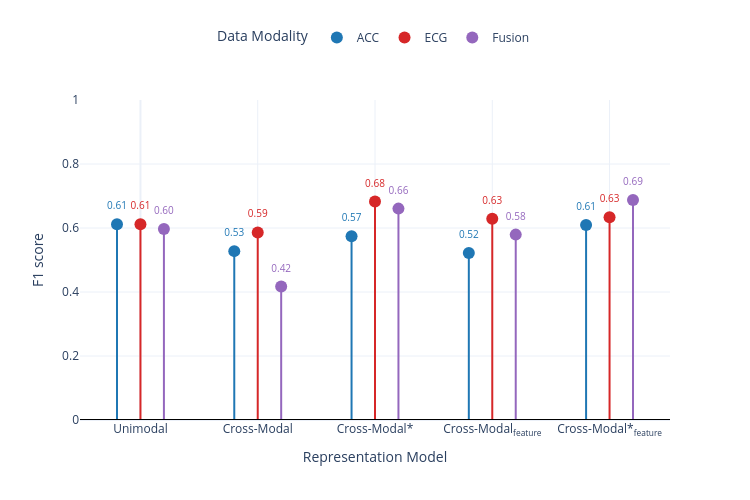

Notebook cell for this chart:
### Code cell
import plotly.graph_objects as go
import numpy as np

# Filter and sort your data
df = aggregated_results[aggregated_results["lr"]=="0.005"].sort_values(by="modality")

models_order = [
    "unimodal",
    "multimodal",
    "multimodal_initialized_encoders",
    "multimodal_FL",
    "multimodal_initialized_encoders_FL"
]

models_dict = {
    "unimodal": "Unimodal",
    "multimodal": "Cross-Modal",
    "multimodal_initialized_encoders": "Cross-modal init",
    "multimodal_FL": "Cross-Modal Feature",
    "multimodal_initialized_encoders_FL": "Cross-Modal Feature init"
}

modalities_dict = {'ACC': 'ACC', 'ECG': 'ECG', 'ECG_ACC': 'Fusion', 'Baseline': 'Baseline'}
color_dict = {"ECG": "#D62728", "ACC": "#1F77B4", "ECG_ACC": "#9467BD"}

metric = "F1_score"
jitter_strength = 0.2
model_to_x = {model: i for i, model in enumerate(models_order)}

fig = go.Figure()

np.random.seed(42)  # for reproducible jitter
jitter_modality = {"ACC":-jitter_strength, "ECG":0, "ECG_ACC":jitter_strength}
for modality in df['modality'].unique():
    sub_df = df[df['modality'] == modality]
    
    # Ensure models are in the correct order
    sub_df = sub_df.set_index('experiment_description_short').reindex(models_order).reset_index()
    
    x_vals_base = np.array([model_to_x[m] for m in sub_df['experiment_description_short']])
    jitter =jitter_modality[modality]#np.random.uniform(-jitter_strength, jitter_strength, size=len(x_vals_base))
    x_vals_jittered = x_vals_base + jitter
    
    y_vals = sub_df[f'{metric}_mean'].values
    
    # Draw sticks (lines) with jittered x positions
    for x_jit, y in zip(x_vals_jittered, y_vals):
        fig.add_trace(go.Scatter(
            x=[x_jit, x_jit],
            y=[0, y],
            mode='lines',
            line=dict(color=color_dict.get(modality, 'gray'), width=2),
            showlegend=False,
            hoverinfo='skip'
        ))
        
    # Draw markers on top of sticks
    fig.add_trace(go.Scatter(
        x=x_vals_jittered,
        y=y_vals,
        mode='markers',
        marker=dict(color=color_dict.get(modality, 'gray'), size=12),
        name=modalities_dict.get(modality, modality),
        legendgroup=modalities_dict.get(modality, modality),
        hovertemplate=(
            'Modality: '+modalities_dict.get(modality, modality)+'<br>'+
            'Model: %{x:.2f}<br>'+
            f'{metric}: %{y:.3f}<extra></extra>'
        )
    ))
    
    # Add labels (text) above markers
    fig.add_trace(go.Scatter(
        x=x_vals_jittered,
        y=y_vals + 0.07,  # slightly above marker
        mode='text',
        text=[f"{v:.2f}" for v in y_vals],
        textposition="bottom center",
        showlegend=False,
        hoverinfo='skip',
        textfont=dict(size=10, color=color_dict.get(modality, 'gray'))
    ))


# Customize axes
fig.update_xaxes(
    tickmode='array',
    tickvals=list(model_to_x.values()),
    ticktext=[models_dict[m] for m in models_order],
    title_text="Representation Model"
)

fig.update_yaxes(
    range=[0, 1],
    title_text=f"{metric} Mean"
)

# Add baseline horizontal line at zero
fig.add_hline(y=0, line_dash="solid", line_color='black')
"""
# Add your baseline line from task_baselines
fig.add_hline(
    y=task_baselines["most_frequent"],
    line_dash="dash",
    line_color='gray',
    annotation_text="Most Frequent Baseline",
    annotation_position="bottom right"
)"""

# Layout settings
fig.update_layout(
    template="plotly_white",
    legend_title_text="Data Modality",
    yaxis_title="F1 score",
    height=500,
    width=750,
    legend=dict(
        orientation="h",
        yanchor="bottom",
        y=1.15,
        xanchor="center",
        x=0.5,
        bgcolor="rgba(0,0,0,0)",
        borderwidth=0
    ),
    title=""
)

fig.update_xaxes(
    tickmode='array',
    tickvals=[0,1,2,3,4],
    ticktext=["Unimodal", "Cross-Modal", "Cross-Modal*",  "Cross-Modal<sub>feature</sub>", "Cross-Modal*<sub>feature</sub>"]
    #ticktext=["Unimodal", "Cross-Modal", "Cross-Modal*<sub>init</sub>",  "Cross-Modal<sup>feature</sup>", "Cross-Modal<sup>feature</sup><sub>init</sub>"]
    
)

fig.show()

### Figure 1 — Plotly figure (JSON) as saved in the notebook; plotly's stock layout.template omitted (floating-point values rounded to 4 significant figures)
{"data": [{"hoverinfo": "skip", "line": {"color": "#1F77B4", "width": 2}, "mode": "lines", "showlegend": false, "type": "scatter", "x": [-0.2, -0.2], "y": [0, 0.6119]}, {"hoverinfo": "skip", "line": {"color": "#1F77B4", "width": 2}, "mode": "lines", "showlegend": false, "type": "scatter", "x": [0.8, 0.8], "y": [0, 0.5277]}, {"hoverinfo": "skip", "line": {"color": "#1F77B4", "width": 2}, "mode": "lines", "showlegend": false, "type": "scatter", "x": [1.8, 1.8], "y": [0, 0.5745]}, {"hoverinfo": "skip", "line": {"color": "#1F77B4", "width": 2}, "mode": "lines", "showlegend": false, "type": "scatter", "x": [2.8, 2.8], "y": [0, 0.5221]}, {"hoverinfo": "skip", "line": {"color": "#1F77B4", "width": 2}, "mode": "lines", "showlegend": false, "type": "scatter", "x": [3.8, 3.8], "y": [0, 0.6096]}, {"hovertemplate": "Modality: ACC<br>Model: %{x:.2f}<br>F1_score: %0.610<extra></extra>", "legendgroup": "ACC", "marker": {"color": "#1F77B4", "size": 12}, "mode": "markers", "name": "ACC", "type": "scatter", "x": [-0.2, 0.8, 1.8, 2.8, 3.8], "y": [0.6119, 0.5277, 0.5745, 0.5221, 0.6096]}, {"hoverinfo": "skip", "mode": "text", "showlegend": false, "text": ["0.61", "0.53", "0.57", "0.52", "0.61"], "textfont": {"color": "#1F77B4", "size": 10}, "textposition": "bottom center", "type": "scatter", "x": [-0.2, 0.8, 1.8, 2.8, 3.8], "y": [0.6819, 0.5977, 0.6445, 0.5921, 0.6796]}, {"hoverinfo": "skip", "line": {"color": "#D62728", "width": 2}, "mode": "lines", "showlegend": false, "type": "scatter", "x": [0, 0], "y": [0, 0.6114]}, {"hoverinfo": "skip", "line": {"color": "#D62728", "width": 2}, "mode": "lines", "showlegend": false, "type": "scatter", "x": [1, 1], "y": [0, 0.5863]}, {"hoverinfo": "skip", "line": {"color": "#D62728", "width": 2}, "mode": "lines", "showlegend": false, "type": "scatter", "x": [2, 2], "y": [0, 0.683]}, {"hoverinfo": "skip", "line": {"color": "#D62728", "width": 2}, "mode": "lines", "showlegend": false, "type": "scatter", "x": [3, 3], "y": [0, 0.6292]}, {"hoverinfo": "skip", "line": {"color": "#D62728", "width": 2}, "mode": "lines", "showlegend": false, "type": "scatter", "x": [4, 4], "y": [0, 0.6338]}, {"hovertemplate": "Modality: ECG<br>Model: %{x:.2f}<br>F1_score: %0.634<extra></extra>", "legendgroup": "ECG", "marker": {"color": "#D62728", "size": 12}, "mode": "markers", "name": "ECG", "type": "scatter", "x": [0, 1, 2, 3, 4], "y": [0.6114, 0.5863, 0.683, 0.6292, 0.6338]}, {"hoverinfo": "skip", "mode": "text", "showlegend": false, "text": ["0.61", "0.59", "0.68", "0.63", "0.63"], "textfont": {"color": "#D62728", "size": 10}, "textposition": "bottom center", "type": "scatter", "x": [0, 1, 2, 3, 4], "y": [0.6814, 0.6563, 0.753, 0.6992, 0.7038]}, {"hoverinfo": "skip", "line": {"color": "#9467BD", "width": 2}, "mode": "lines", "showlegend": false, "type": "scatter", "x": [0.2, 0.2], "y": [0, 0.5971]}, {"hoverinfo": "skip", "line": {"color": "#9467BD", "width": 2}, "mode": "lines", "showlegend": false, "type": "scatter", "x": [1.2, 1.2], "y": [0, 0.417]}, {"hoverinfo": "skip", "line": {"color": "#9467BD", "width": 2}, "mode": "lines", "showlegend": false, "type": "scatter", "x": [2.2, 2.2], "y": [0, 0.6606]}, {"hoverinfo": "skip", "line": {"color": "#9467BD", "width": 2}, "mode": "lines", "showlegend": false, "type": "scatter", "x": [3.2, 3.2], "y": [0, 0.5793]}, {"hoverinfo": "skip", "line": {"color": "#9467BD", "width": 2}, "mode": "lines", "showlegend": false, "type": "scatter", "x": [4.2, 4.2], "y": [0, 0.6876]}, {"hovertemplate": "Modality: Fusion<br>Model: %{x:.2f}<br>F1_score: %0.688<extra></extra>", "legendgroup": "Fusion", "marker": {"color": "#9467BD", "size": 12}, "mode": "markers", "name": "Fusion", "type": "scatter", "x": [0.2, 1.2, 2.2, 3.2, 4.2], "y": [0.5971, 0.417, 0.6606, 0.5793, 0.6876]}, {"hoverinfo": "skip", "mode": "text", "showlegend": false, "text": ["0.60", "0.42", "0.66", "0.58", "0.69"], "textfont": {"color": "#9467BD", "size": 10}, "textposition": "bottom center", "type": "scatter", "x": [0.2, 1.2, 2.2, 3.2, 4.2], "y": [0.6671, 0.487, 0.7306, 0.6493, 0.7576]}], "layout": {"height": 500, "legend": {"bgcolor": "rgba(0,0,0,0)", "borderwidth": 0, "orientation": "h", "title": {"text": "Data Modality"}, "x": 0.5, "xanchor": "center", "y": 1.15, "yanchor": "bottom"}, "shapes": [{"line": {"color": "black", "dash": "solid"}, "type": "line", "x0": 0, "x1": 1, "xref": "x domain", "y0": 0, "y1": 0, "yref": "y"}], "title": {"text": ""}, "width": 750, "xaxis": {"tickmode": "array", "ticktext": ["Unimodal", "Cross-Modal", "Cross-Modal*", "Cross-Modal<sub>feature</sub>", "Cross-Modal*<sub>feature</sub>"], "tickvals": [0, 1, 2, 3, 4], "title": {"text": "Representation Model"}}, "yaxis": {"range": [0, 1], "title": {"text": "F1 score"}}}}
